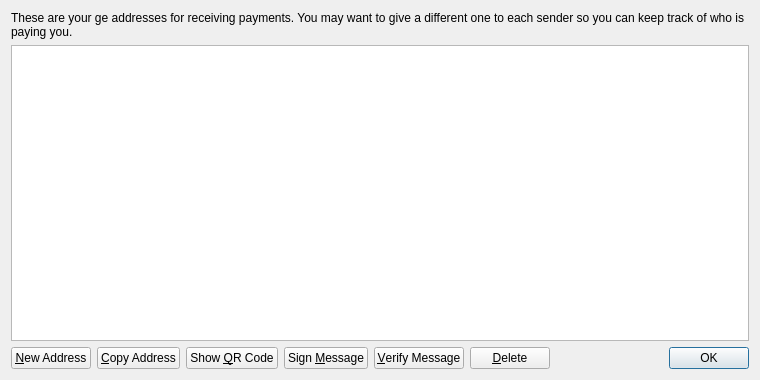
<?xml version="1.0" encoding="UTF-8"?>
<ui version="4.0">
 <class>AddressBookPage</class>
 <widget class="QWidget" name="AddressBookPage">
  <property name="geometry">
   <rect>
    <x>0</x>
    <y>0</y>
    <width>760</width>
    <height>380</height>
   </rect>
  </property>
  <property name="windowTitle">
   <string>Address Book</string>
  </property>
  <layout class="QVBoxLayout" name="verticalLayout">
   <item>
    <widget class="QLabel" name="labelExplanation">
     <property name="text">
      <string>These are your ge addresses for receiving payments. You may want to give a different one to each sender so you can keep track of who is paying you.</string>
     </property>
     <property name="textFormat">
      <enum>Qt::PlainText</enum>
     </property>
     <property name="wordWrap">
      <bool>true</bool>
     </property>
    </widget>
   </item>
   <item>
    <widget class="QTableView" name="tableView">
     <property name="contextMenuPolicy">
      <enum>Qt::CustomContextMenu</enum>
     </property>
     <property name="toolTip">
      <string>Double-click to edit address or label</string>
     </property>
     <property name="tabKeyNavigation">
      <bool>false</bool>
     </property>
     <property name="alternatingRowColors">
      <bool>true</bool>
     </property>
     <property name="selectionMode">
      <enum>QAbstractItemView::SingleSelection</enum>
     </property>
     <property name="selectionBehavior">
      <enum>QAbstractItemView::SelectRows</enum>
     </property>
     <property name="sortingEnabled">
      <bool>true</bool>
     </property>
     <attribute name="verticalHeaderVisible">
      <bool>false</bool>
     </attribute>
    </widget>
   </item>
   <item>
    <layout class="QHBoxLayout" name="horizontalLayout">
     <item>
      <widget class="QPushButton" name="newAddressButton">
       <property name="toolTip">
        <string>Create a new address</string>
       </property>
       <property name="text">
        <string>&amp;New Address</string>
       </property>
       <property name="icon">
        <iconset resource="../bitcoin.qrc">
         <normaloff>:/icons/add</normaloff>:/icons/add</iconset>
       </property>
      </widget>
     </item>
     <item>
      <widget class="QPushButton" name="copyToClipboard">
       <property name="toolTip">
        <string>Copy the currently selected address to the system clipboard</string>
       </property>
       <property name="text">
        <string>&amp;Copy Address</string>
       </property>
       <property name="icon">
        <iconset resource="../bitcoin.qrc">
         <normaloff>:/icons/editcopy</normaloff>:/icons/editcopy</iconset>
       </property>
      </widget>
     </item>
     <item>
      <widget class="QPushButton" name="showQRCode">
       <property name="text">
        <string>Show &amp;QR Code</string>
       </property>
       <property name="icon">
        <iconset resource="../bitcoin.qrc">
         <normaloff>:/icons/qrcode</normaloff>:/icons/qrcode</iconset>
       </property>
      </widget>
     </item>
     <item>
      <widget class="QPushButton" name="signMessage">
       <property name="toolTip">
        <string>Sign a message to prove you own a ge address</string>
       </property>
       <property name="text">
        <string>Sign &amp;Message</string>
       </property>
       <property name="icon">
        <iconset resource="../bitcoin.qrc">
         <normaloff>:/icons/edit</normaloff>:/icons/edit</iconset>
       </property>
      </widget>
     </item>
     <item>
      <widget class="QPushButton" name="verifyMessage">
       <property name="toolTip">
        <string>Verify a message to ensure it was signed with a specified ge address</string>
       </property>
       <property name="text">
        <string>&amp;Verify Message</string>
       </property>
       <property name="icon">
        <iconset resource="../bitcoin.qrc">
         <normaloff>:/icons/transaction_0</normaloff>:/icons/transaction_0</iconset>
       </property>
      </widget>
     </item>
     <item>
      <widget class="QPushButton" name="deleteButton">
       <property name="toolTip">
        <string>Delete the currently selected address from the list</string>
       </property>
       <property name="text">
        <string>&amp;Delete</string>
       </property>
       <property name="icon">
        <iconset resource="../bitcoin.qrc">
         <normaloff>:/icons/remove</normaloff>:/icons/remove</iconset>
       </property>
      </widget>
     </item>
     <item>
      <spacer name="horizontalSpacer">
       <property name="orientation">
        <enum>Qt::Horizontal</enum>
       </property>
       <property name="sizeHint" stdset="0">
        <size>
         <width>40</width>
         <height>20</height>
        </size>
       </property>
      </spacer>
     </item>
     <item>
      <widget class="QDialogButtonBox" name="buttonBox">
       <property name="sizePolicy">
        <sizepolicy hsizetype="Maximum" vsizetype="Fixed">
         <horstretch>0</horstretch>
         <verstretch>0</verstretch>
        </sizepolicy>
       </property>
       <property name="standardButtons">
        <set>QDialogButtonBox::Ok</set>
       </property>
      </widget>
     </item>
    </layout>
   </item>
  </layout>
 </widget>
 <resources>
  <include location="../bitcoin.qrc"/>
 </resources>
 <connections/>
</ui>
